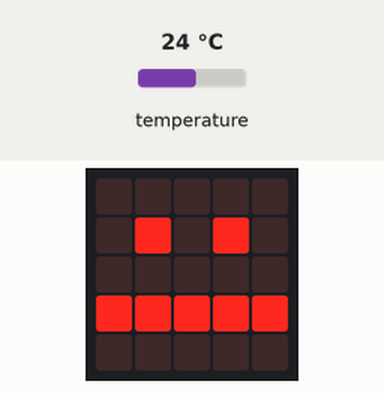
Simulated run of this program. Board: BBC micro:bit (MakeCode). On the bench: the board's 5×5 LED display. The test bench sets the inputs (shaded band); at power-on: temperature 24 °C.

Above: at 1.2 s.
1.3 s: temperature set to 15.4 °C
2.8 s: temperature set to 14.6 °C
At 4.1 s:
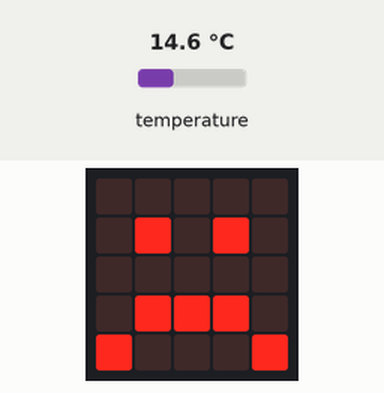
4.4 s: temperature set to 28 °C
At 5.4 s:
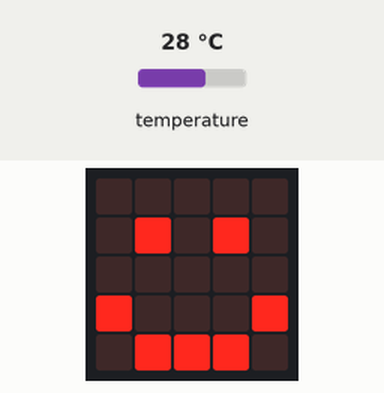
6.3 s: temperature set to 12 °C
At 7.8 s:
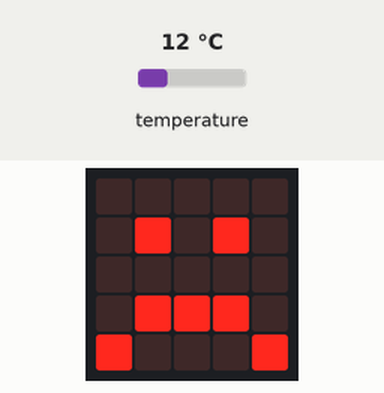
8.1 s: temperature set to 19 °C
At 9.0 s:
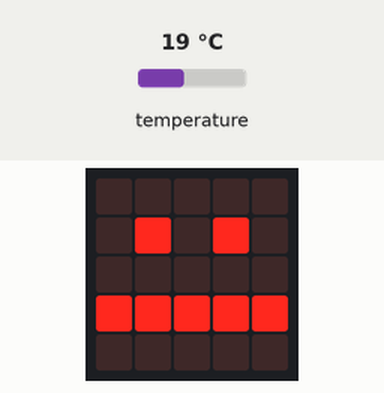
Timing chart, 0 to 11.0 s (numbered marks = the images above; inputs shaded):
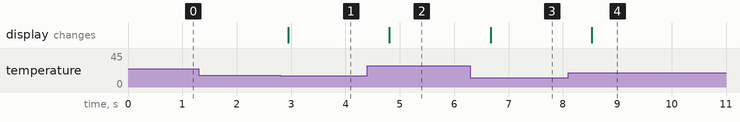

The program:

main.ts
```typescript
// Temperaturanzeige Bonus 2
basic.forever(function () {
    if (input.temperature() > 25) {
        basic.showIcon(IconNames.Happy)
    } else if (input.temperature() < 15) {
        basic.showIcon(IconNames.Sad)
    } else if (input.temperature() == Math.constrain(input.temperature(), 15, 25)) {
        basic.showLeds(`
            . . . . .
            . # . # .
            . . . . .
            # # # # #
            . . . . .
            `)
    }
})
```

test.ts
```typescript
// Hier kann man Tests durchführen; diese Datei wird nicht kompiliert, wenn dieses Paket als Erweiterung verwendet wird.
```

Measured:
- the behaviour switches between 15 and 14.9 °C on temperature (found by bisection; images 0 and 1)
- after the input at 1.3 s, every drawn part: stays the same
- after the input at 2.8 s, the display: changes after 0.15 s (image 1)
- after the input at 4.4 s, the display: changes after 0.41 s (image 2)
- after the input at 6.3 s, the display: changes after 0.37 s (image 3)
- after the input at 8.1 s, the display: changes after 0.43 s (image 4)
